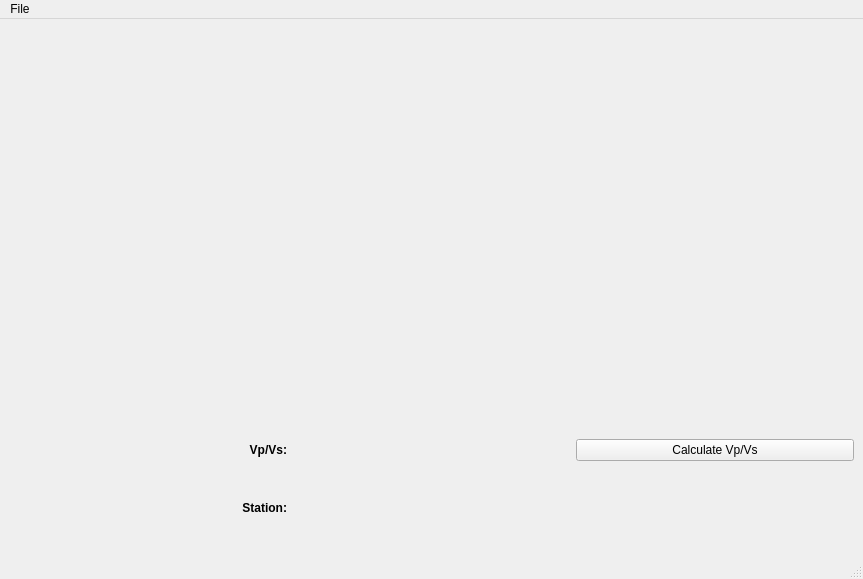
<?xml version="1.0" encoding="UTF-8"?>
<ui version="4.0">
 <class>MainWindow</class>
 <widget class="QMainWindow" name="MainWindow">
  <property name="geometry">
   <rect>
    <x>0</x>
    <y>0</y>
    <width>863</width>
    <height>579</height>
   </rect>
  </property>
  <property name="windowTitle">
   <string>MainWindow</string>
  </property>
  <widget class="QWidget" name="centralwidget">
   <layout class="QGridLayout" name="gridLayout" rowstretch="10,2,2">
    <item row="0" column="0" colspan="3">
     <widget class="MplWidget" name="wadatiPlot" native="true">
      <property name="minimumSize">
       <size>
        <width>0</width>
        <height>0</height>
       </size>
      </property>
     </widget>
    </item>
    <item row="1" column="0">
     <widget class="QLabel" name="label">
      <property name="font">
       <font>
        <weight>75</weight>
        <bold>true</bold>
       </font>
      </property>
      <property name="text">
       <string>Vp/Vs:</string>
      </property>
      <property name="alignment">
       <set>Qt::AlignRight|Qt::AlignTrailing|Qt::AlignVCenter</set>
      </property>
     </widget>
    </item>
    <item row="1" column="1">
     <widget class="QLabel" name="label_vpvs">
      <property name="text">
       <string/>
      </property>
     </widget>
    </item>
    <item row="1" column="2">
     <widget class="QPushButton" name="button_calcVpVs">
      <property name="text">
       <string>Calculate Vp/Vs</string>
      </property>
     </widget>
    </item>
    <item row="2" column="0">
     <widget class="QLabel" name="label_2">
      <property name="font">
       <font>
        <weight>75</weight>
        <bold>true</bold>
       </font>
      </property>
      <property name="text">
       <string>Station:</string>
      </property>
      <property name="alignment">
       <set>Qt::AlignRight|Qt::AlignTrailing|Qt::AlignVCenter</set>
      </property>
     </widget>
    </item>
    <item row="2" column="1">
     <widget class="QLabel" name="label_station">
      <property name="text">
       <string/>
      </property>
     </widget>
    </item>
   </layout>
  </widget>
  <widget class="QMenuBar" name="menubar">
   <property name="geometry">
    <rect>
     <x>0</x>
     <y>0</y>
     <width>863</width>
     <height>34</height>
    </rect>
   </property>
   <widget class="QMenu" name="menuQuit">
    <property name="title">
     <string>File</string>
    </property>
    <addaction name="actionExit"/>
   </widget>
   <addaction name="menuQuit"/>
  </widget>
  <widget class="QStatusBar" name="statusbar"/>
  <action name="actionExit">
   <property name="text">
    <string>Exit</string>
   </property>
   <property name="shortcut">
    <string>Ctrl+Q</string>
   </property>
  </action>
 </widget>
 <customwidgets>
  <customwidget>
   <class>MplWidget</class>
   <extends>QWidget</extends>
   <header>mplwidget.h</header>
   <container>1</container>
  </customwidget>
 </customwidgets>
 <resources/>
 <connections>
  <connection>
   <sender>actionExit</sender>
   <signal>triggered()</signal>
   <receiver>MainWindow</receiver>
   <slot>close()</slot>
   <hints>
    <hint type="sourcelabel">
     <x>-1</x>
     <y>-1</y>
    </hint>
    <hint type="destinationlabel">
     <x>431</x>
     <y>289</y>
    </hint>
   </hints>
  </connection>
 </connections>
</ui>
